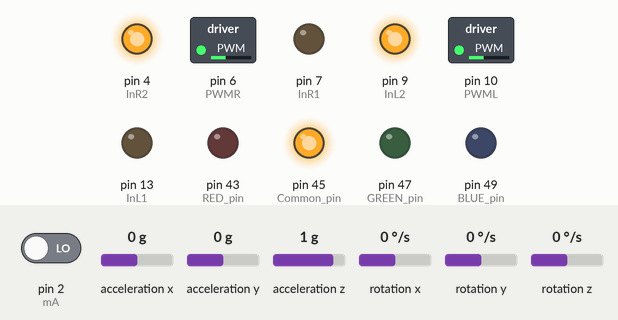
This sketch was run on a simulated Arduino Mega 2560, built with avr-gcc and run on an emulated ATmega2560. Shown: switched loads named in the sketch (green lamp = pin HIGH), output pins drawn as LEDs (lit = HIGH). Wiring (inferred from the names in the program): MPU-6050 motion sensor at I2C address 0x68. The inputs (shaded band) are chosen by the test bench; at power-on: acceleration x 0 g, acceleration z 1 g, pin 2 (mA) LOW, acceleration y 0 g, rotation x 0 °/s, rotation y 0 °/s, rotation z 0 °/s.

Above: at 1.2 s.
1.3 s: acceleration x set to -1.4 g
At 2.3 s:
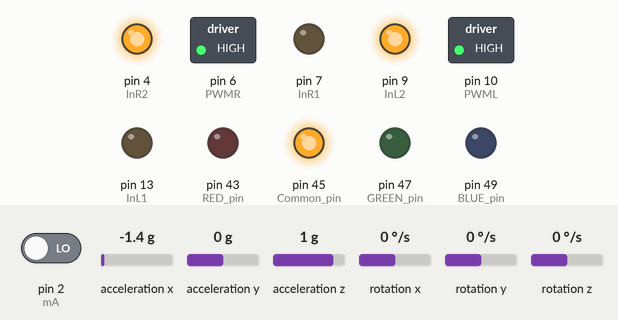
2.8 s: acceleration x set to 0.1 g
At 4.7 s:
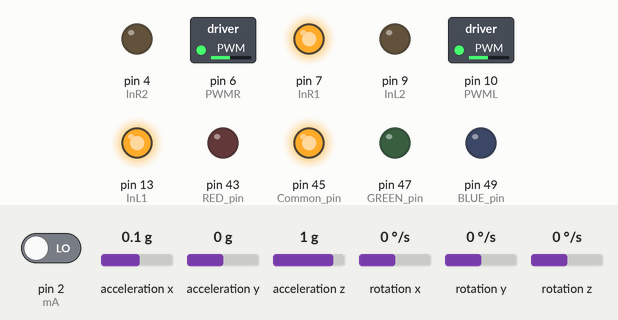
5.8 s: acceleration z set to -1.4 g
7.7 s: acceleration z set to -0.8 g
At 9.2 s:
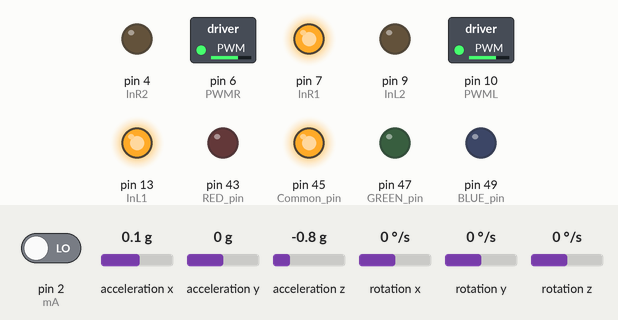
9.5 s: acceleration x set to -0.8 g
At 9.9 s:
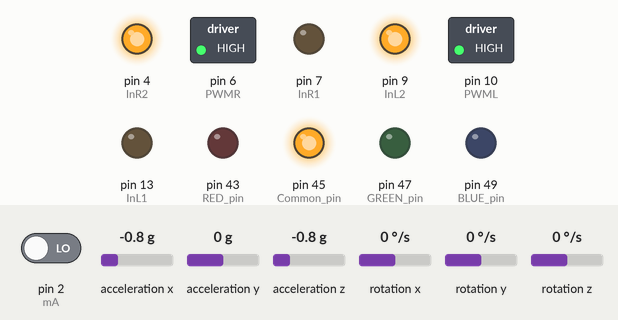
Timing chart, 0 to 12.0 s (numbered marks = the images above; inputs shaded):
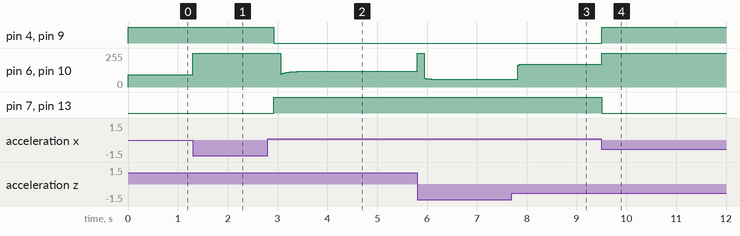

Measured:
- after the input at 1.3 s, pin 6 (PWMR), pin 10 (PWML): 93/255 → 255/255 at once
- after the input at 2.8 s, pin 4 (InR2), pin 9 (InL2): HIGH → LOW after 0.13 s; pin 7 (InR1), pin 13 (InL1): LOW → HIGH after 0.13 s
- after the input at 7.7 s, pin 6 (PWMR), pin 10 (PWML): 59/255 → 171/255 after 0.12 s, → 172/255 0.23 s later
- after the input at 9.5 s, pin 4 (InR2), pin 9 (InL2): LOW → HIGH at once; pin 6 (PWMR), pin 10 (PWML): 172/255 → 255/255 at once; pin 7 (InR1), pin 13 (InL1): HIGH → LOW at once

The sketch:

Y.A.R.K._V4.0.ino
```cpp
#include<Wire.h>
#include<digitalWriteFast.h>
//Version 4.0 YARK
#define MagF            51                      // electromagnet pin

#define buzz_pin        31                      // Buzzer pin

#define RED_pin         43                      //LED Pin
#define Common_pin      45                      //LED Pin
#define GREEN_pin       47                      //LED Pin
#define BLUE_pin        49                      //LED Pin

#define InL1            13                      // motor pin
#define PWML            10                      // PWM motor pin
#define InL2            9                       // motor pin

#define InR1            7                       // motor pin
#define PWMR            6                       // PWM motor pin
#define InR2            4                       // motor pin

#define alphaHL         0.864                   //alpha for HPF and LPF
#define alpha           0.0305                    //alpha for Complimentary filter
#define dT              0.005                   //Sampling frequency
#define f_cut           5                       //Cutoff frequency
#define pi              3.14159                 //pi
#define r               0.025                  //radius of wheel
#define mA              2                       //Encoder A channel
#define mB              3                       //Encoder B channel
#define km              0.4304
#define ke              0.382
#define R               6.6

double dt;
unsigned long int currentTime;
unsigned long int pastTime;

//-0.93811  -23.322 121.04  10.342
//-2.1275  -3.3422 34.507  6.1832
//-2.4755  -23.638 73.674  10.405
//1  0.18005 -19.723 -1.1793
//1.0484  -5.4601 -16.709 -1.5866
//-2.1921  -22.121 51.67 5.3723

#define K1              -5.4755
#define K2              -23.638
#define K3               100.674
#define K4               15.405

const int MPU6050_addr=0x68;
volatile int i;
volatile int flag=0;
volatile float pulseCount;
volatile float ax,ay,az,gx,gy,gz;
volatile float ayx=0;
volatile float ayy=0;
volatile float ayz=0;
volatile float gyx=0;
volatile float gyy=0;
volatile float gyz=0;
volatile float gx_1=0;
volatile float gy_1=0;
volatile float gz_1=0;
volatile float U;
volatile float T;
volatile float V;
volatile int PWM;
volatile double x=0;
volatile double x_1=0;
volatile double x_dot=0;
volatile double theta=0;
volatile double theta_1=0;
volatile double theta_dot=0;
volatile float acc;
volatile int sw;
volatile int X_MSB;
volatile int X_LSB;
volatile int Y_MSB;
volatile int Y_LSB;
volatile int X;
volatile int Y;

const int min_value=0;
const float U_offset=0;


void motor_init()
{
    pinMode(InL1, OUTPUT);
    pinMode(InL2, OUTPUT);
    pinMode(PWML, OUTPUT);

    pinMode(InR1, OUTPUT);
    pinMode(InR2, OUTPUT);
    pinMode(PWMR, OUTPUT);
}

void LED_init()
{
    pinMode(RED_pin, OUTPUT);
    pinMode(Common_pin, OUTPUT);
    pinMode(GREEN_pin, OUTPUT);
    pinMode(BLUE_pin, OUTPUT);
    digitalWrite(Common_pin,HIGH);
}
void BUZZ_init()
{
    pinMode(buzz_pin, OUTPUT);
    digitalWrite(buzz_pin, HIGH);
}

void MAG_init()
{
    pinMode(MagF, OUTPUT);

    digitalWrite(MagF, LOW);
}

void Motor_INT()
{
  if(flag==0)
{
  flag=1;
  return;
}
  else
  {
  if(digitalRead(mA)==digitalRead(mB))
  pulseCount++;
  else
  pulseCount--;
  flag=0;
  }
}
void motor_direction(int X,int Y)
{
    /* Forward */
    if(X>700){
        motorForwardR(255);
        motorForwardL(255);
//      delay(250);
        return;
    }
    //Stop
    else if((X>300&&X<700)&&(Y>300&&Y<700))
    {
        motorForwardR(0);
        motorForwardL(0);
//      delay(250);
        return;
    }

    /* Reverse */
    else if(X<300){
        motorReverseR(128);
        motorReverseL(128);
//        delay(250);
        return;
    }

    /*Left*/
    else if(Y<300)
    {
      motorReverseR(128);
      motorForwardL(128);
      Serial.println("left");
      return;
    }
    /*Right*/
     else if(Y>700)
    {
      motorReverseL(128);
      motorForwardR(128);
      digitalWrite(BLUE_pin, HIGH);
      Serial.println("Right");
      return;
    }
}

void motorForwardL(int PWM_val)
{
//  Serial.print("\tPWM=");Serial.println(PWM_val);
    analogWrite(PWML, PWM_val);
    digitalWrite(InL1, LOW);
    digitalWrite(InL2, HIGH);
}
void motorReverseL(int PWM_val)
{
//    Serial.print("\tPWMr=");Serial.println(PWM_val);

    analogWrite(PWML, PWM_val);
    digitalWrite(InL1, HIGH);
    digitalWrite(InL2, LOW);
}

void motorForwardR(int PWM_val)
{
    analogWrite(PWMR, PWM_val);
    digitalWrite(InR1, LOW);
    digitalWrite(InR2, HIGH);
}
void motorReverseR(int PWM_val)  {
    analogWrite(PWMR, PWM_val);
    digitalWrite(InR1, HIGH);
    digitalWrite(InR2, LOW);
}


void readAngle()
{
  Wire.beginTransmission(MPU6050_addr);
  Wire.write(0x3B);
  Wire.endTransmission(false);
  Wire.requestFrom(MPU6050_addr,6,true);
  ax=Wire.read()<<8|Wire.read();
  ay=Wire.read()<<8|Wire.read();
  az=Wire.read()<<8|Wire.read();

  ax=ax/16384;
  ay=ay/16384;
  az=az/16384;

  Wire.beginTransmission(MPU6050_addr);
  Wire.write(0x43);
  Wire.endTransmission(false);
  Wire.requestFrom(MPU6050_addr,6,true);
  gx=Wire.read()<<8|Wire.read();
  gy=Wire.read()<<8|Wire.read();
  gz=Wire.read()<<8|Wire.read();

  gx=gx/131.0;
  gy=gy/131.0;
  gz=gz/131.0;
  lowpassfilter();
  highpassfilter();
  comp_filter_roll();
}


void lowpassfilter()
{
//  float alpha;
//  float Tau= 1/(2*pi*f_cut);
//  alpha = Tau/(Tau+dT);
  ayx=(1-alphaHL)*ax+alphaHL*ayx;
  ayy=(1-alphaHL)*ay+alphaHL*ayy;
  ayz=(1-alphaHL)*az+alphaHL*ayz;

}
ISR(TIMER1_COMPA_vect){//timer1 interrupt 200Hz samples gyro values and applies LQR(ts=5ms)
  sei();
  readAngle();
}

ISR(TIMER3_COMPA_vect){//timer3 interrupt 200Hz remote i/p(ts=5ms)
  x_1=x;
  x=(pulseCount*2.0/270.0)*2.0*pi*r;
  x_dot=(x-x_1)/dT;
  theta_dot=(theta-theta_1)/dT;
  theta_1=theta;
  U=constrain((K1*x + K2*x_dot + K3*(theta-2.5)/57.3 + K4*(theta_dot)/57.3)*255/12,-255,255);

  if(U>0)
  {
    //PWM=constrain(PWM,100,255);
    motorReverseR(U);
    motorReverseL(U);
  }
  else
  {
    //PWM=constrain(PWM,-255,-100);
    motorForwardR(abs(U));
    motorForwardL(abs(U));
  }
}

void highpassfilter()
{
//  float alpha;
//  float Tau= 1/(2*pi*f_cut);
//  alpha = Tau/(Tau+dT);
  gyx=(1-alphaHL)*gyx+(1-alphaHL)*(gx-gx_1);
  gyy=(1-alphaHL)*gyy+(1-alphaHL)*(gy-gy_1);
  gyz=(1-alphaHL)*gyz+(1-alphaHL)*(gz-gz_1);
  gx_1=gx;
  gy_1=gy;
  gz_1=gz;
}


void comp_filter_roll()
  {
//  float alpha=0.03,acc;
  acc=atan(ayx/abs(ayz))*57.3;
  theta=(1-alpha)*(theta+gyy*dT)+alpha*acc;
  }


void setup()
{
  Serial.begin(115200);
  motor_init();
  LED_init();
  attachInterrupt(digitalPinToInterrupt(mA),Motor_INT,FALLING);
  Wire.begin();
 // Wire.setClock(400000UL);
  Wire.beginTransmission(MPU6050_addr);
  Wire.write(0x6B);
  Wire.write(0);
  Wire.endTransmission(true);
  timer1_init();
  timer3_init();
}


void timer1_init()
{
  cli();//stop interrupts
  //noInterrupts();
  //set timer1 interrupt at 200Hz
  TCCR1A = 0;// set entire TCCR1A register to 0
  TCCR1B = 0;// same for TCCR1B
  TCNT1  = 0;//initialize counter value to 0
  // set compare match register for 200hz increments
  OCR1A = 1249;// = (16*10^6) / ((1249+1)*64) (must be <65536)
  // turn on CTC mode
  TCCR1B |= (1 << WGM12);//for timer1
  TCCR1B |= (1 << CS11)|(1 << CS10);  // Set CS#1 bit for 64 prescaler for timer 1
  // enable timer compare interrupt
  TIMSK1 |= (1 << OCIE1A);
 // interrupts();
  sei();//allow interrupts
}

void timer3_init()
{
   cli();//stop interrupts
  //noInterrupts();

  //set timer3 interrupt at 200Hz
  TCCR3A = 0;// set entire TCCR1A register to 0
  TCCR3B = 0;// same for TCCR1B
  TCNT3  = 0;//initialize counter value to 0
  // set compare match register for 200hz increments
  OCR3A = 1249;// = (16*10^6) / ((1249+1)*64) (must be <65536)
  // turn on CTC mode
  TCCR3B |= (1 << WGM32);//for timer3
  TCCR3B |= (1 << CS31)|(1 << CS30); // Set CS#30 and CS#31 bit for 64 prescaler for timer 3
  // enable timer compare interrupt
  TIMSK3 |= (1 << OCIE3A);
 // interrupts();
  sei();//allow interrupts
}

void loop()
{
//  pastTime=currentTime;
//  currentTime=millis();
//  dt=currentTime-pastTime;
//   Serial.print("dt=");Serial.print(dt);Serial.print("\t\t");
//  Serial.print("theta=");Serial.print(theta);Serial.print("\t\t");
//  Serial.print("theta_dot=");Serial.print(theta_dot);Serial.print("\t\t");
//  Serial.print("x=");Serial.print(x);Serial.print("\t\t");
//  Serial.print("x_dot=");Serial.print(x_dot);Serial.println("\t\t");
}
```
